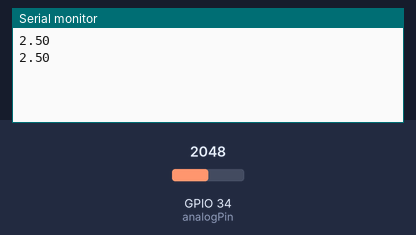
This sketch was run on a simulated ESP32. Shown: the last lines printed to the serial monitor. The inputs (shaded band) are chosen by the test bench; at power-on: GPIO 34 (analogPin) = 2048.

Above: at 1.8 s.
1.9 s: GPIO 34 (analogPin) set to 2866
At 2.8 s:
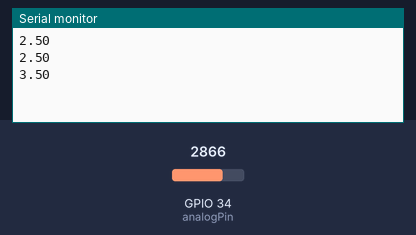
3.4 s: GPIO 34 (analogPin) set to 3603
At 4.8 s:
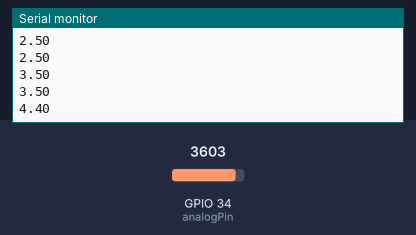
Timing chart, 0 to 6.4 s (numbered marks = the images above; inputs shaded):
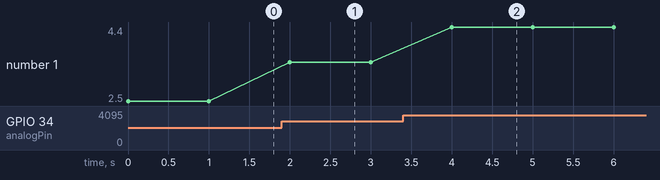

Measured:
- after the input at 1.9 s, the serial monitor: prints a new line after 0.10 s (image 1)
- after the input at 3.4 s, the serial monitor: prints a new line after 0.60 s (image 2)
- plotted number 1: 2.5 → 3.5 after the input at 1.9 s, 3.5 → 4.4 after the input at 3.4 s

The sketch:

plot_sensor_voltage.ino
```cpp
const int analogPin = 34;  // Analog input pin (adjust to your pin assignment)

void setup() {
  Serial.begin(115200);
  pinMode(34, INPUT);
}

void loop() {
  int sensorValue = analogRead(analogPin);
  double voltage = (sensorValue / 4095.0) * 5;  // Convert the ADC reading to voltage (adjust for your reference voltage)
  Serial.println(voltage, 2);  // Display voltage with 2 decimal places
  delay(1000);  // Delay for readability
}
```
